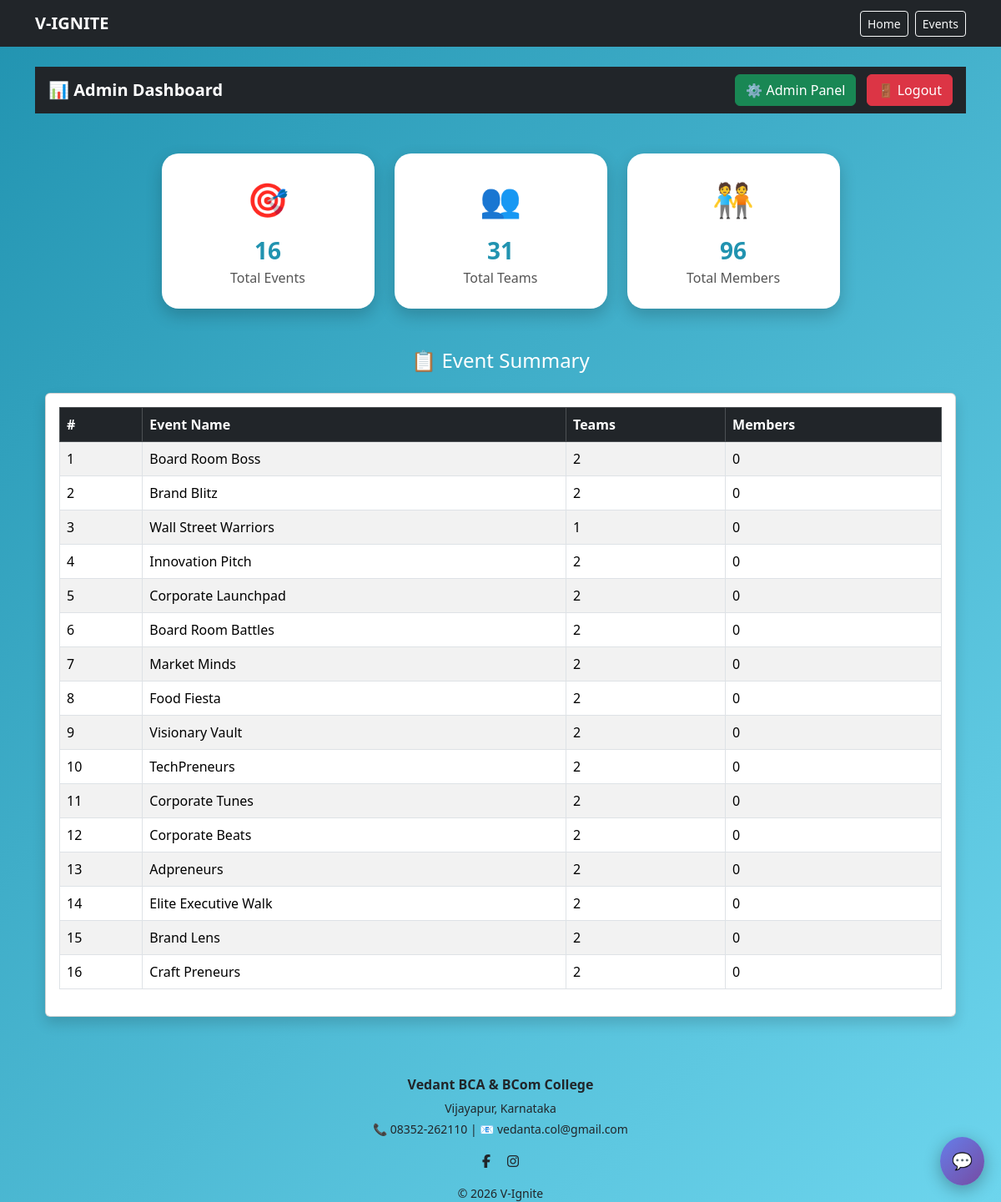
Screenshot of /admin/dashboard (signed in) with the database file from the repository.
### app.py (models this page shows)
class Event(db.Model):
    id = db.Column(db.Integer, primary_key=True)
    name = db.Column(db.String(200), nullable=False)
    about = db.Column(db.Text, nullable=False)
    logo = db.Column(db.String(300))
    organizers = db.Column(db.Text)

### app.py (the view)
@app.route("/admin/dashboard")
def admin_dashboard():
    if not session.get("admin"):
        return redirect(url_for("admin_login"))
    total_events = Event.query.count()
    total_teams = Team.query.count()
    events = Event.query.all()
    total_members = sum(
        len(t.members.split(","))
        for e in events
        for t in e.teams
        if t.members
    )
    return render_template(
        "dashboard.html",
        total_events=total_events,
        total_teams=total_teams,
        total_members=total_members,
        events=events
    )

### templates/dashboard.html (shortened to what this page needs)
{% extends "base.html" %}
{% block content %}
<nav class="navbar navbar-dark bg-dark px-3">
    <span class="navbar-brand fw-bold">
        📊 Admin Dashboard
    </span>
    <div class="ms-auto">
        <a href="/admin/panel" class="btn btn-success me-2">
            ⚙️ Admin Panel
        </a>
        <a href="/logout" class="btn btn-danger">
            🚪 Logout
        </a>
    </div>
</nav>
<div class="container mt-5">
<div class="row g-4 justify-content-center">
<div class="col-md-3 col-sm-6">
<div class="stat-card">
    <div class="stat-icon">🎯</div>
    <div class="stat-number">
        {{ total_events }}
    </div>
    <div class="stat-title">
        Total Events
    </div>
</div>
</div>
<div class="col-md-3 col-sm-6">
<div class="stat-card">
    <div class="stat-icon">👥</div>
    <div class="stat-number">
        {{ total_teams }}
    </div>
    <div class="stat-title">
        Total Teams
    </div>
</div>
</div>
<div class="col-md-3 col-sm-6">
<div class="stat-card">
    <div class="stat-icon">🧑‍🤝‍🧑</div>
    <div class="stat-number">
        {{ total_members }}
    </div>
    <div class="stat-title">
        Total Members
    </div>
</div>
</div>
</div>
</div>
<div class="container mt-5 mb-5">
<h4 class="text-center text-white mb-4">
    📋 Event Summary
</h4>
<div class="card shadow p-3">
<table class="table table-bordered table-striped">
<thead class="table-dark">
<tr>
    <th>#</th>
    <th>Event Name</th>
    <th>Teams</th>
    <th>Members</th>
</tr>
</thead>
<tbody>
{% for event in events %}
<tr>
<td>{{ loop.index }}</td>
<td>{{ event.name }}</td>
<td>{{ event.teams|length }}</td>
<td>
{% set count = 0 %}
{% for team in event.teams %}
    {% if team.members %}
        {% set count = count + team.members.split(",")|length %}
    {% endif %}
{% endfor %}
{{ count }}
</td>
</tr>
{% endfor %}
</tbody>
</table>
</div>
</div>
{% endblock %}

### templates/dashboard.html (style rules this page uses)
body { background: linear-gradient(135deg,#2193b0,#6dd5ed); min-height:100vh; }
.stat-card { background:white; padding:25px; border-radius:20px; text-align:center; box-shadow:0 8px 20px rgba(0,0,0,0.2); transition:0.3s; }
.stat-icon { font-size:40px; margin-bottom:10px; }
.stat-number { font-size:28px; font-weight:bold; color:#2193b0; }
.stat-title { font-size:16px; color:#555; }

### rows the page displays
Event: name "Board Room Boss", teams|length "2", count "0"
Event: name "Brand Blitz", teams|length "2", count "0"
Event: name "Wall Street Warriors", teams|length "1", count "0"
Event: name "Innovation Pitch", teams|length "2", count "0"
Event: name "Corporate Launchpad", teams|length "2", count "0"
Event: name "Board Room Battles", teams|length "2", count "0"
Event: name "Market Minds", teams|length "2", count "0"
Event: name "Food Fiesta", teams|length "2", count "0"
Event: name "Visionary Vault", teams|length "2", count "0"
Event: name "TechPreneurs", teams|length "2", count "0"
Event: name "Corporate Tunes", teams|length "2", count "0"
Event: name "Corporate Beats", teams|length "2", count "0"
Event: name "Adpreneurs", teams|length "2", count "0"
Event: name "Elite Executive Walk", teams|length "2", count "0"
Event: name "Brand Lens", teams|length "2", count "0"
Event: name "Craft Preneurs", teams|length "2", count "0"

### other values shown
{{ total_events }} "16"
{{ total_teams }} "31"
{{ total_members }} "96"
